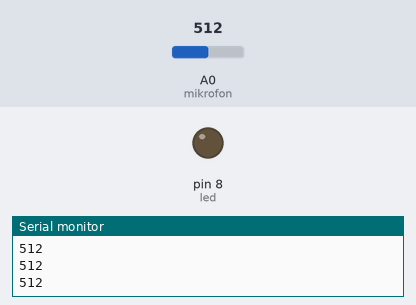
Bench run of a sketch on a simulated Arduino Uno, built with avr-gcc and run on an emulated ATmega328P. Parts: output pins drawn as LEDs (lit = HIGH), the last lines printed to the serial monitor. The inputs (shaded band) are chosen by the test bench; at power-on: A0 (mikrofon) = 512.

Above: at 1.2 s.
1.3 s: A0 (mikrofon) set to 589
2.8 s: A0 (mikrofon) set to 615
At 4.0 s:
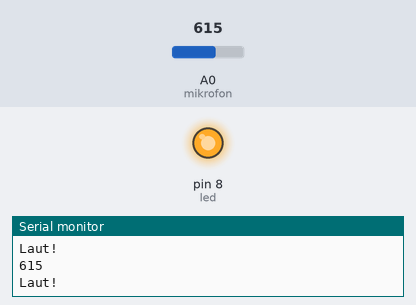
4.3 s: A0 (mikrofon) set to 511
At 5.4 s:
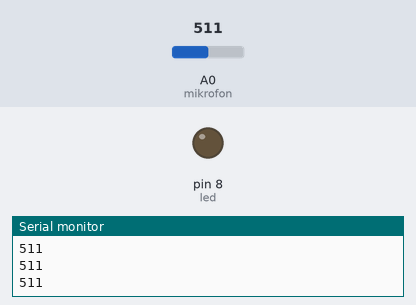
5.8 s: A0 (mikrofon) set to 716
At 6.6 s:
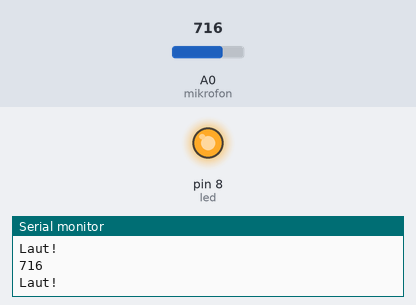
Timing chart, 0 to 8.3 s (numbered marks = the images above; inputs shaded):
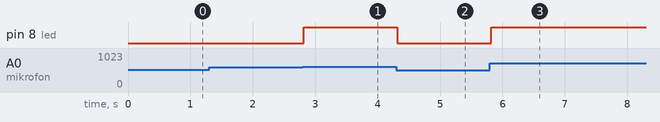

The sketch:

Schallpegelmessung.ino
```cpp
const int mikrofon = A0;
const int grenze = 600;
const int led = 8;
const int dauer = 500;

void setup() {
Serial.begin(9600);
pinMode(led, OUTPUT);
}

void loop() {
int lautstaerke = analogRead(mikrofon);
int wert = lautstaerke;
Serial.println(wert);
if (wert>grenze) {
Serial.println( "Laut!" );
digitalWrite(led, HIGH);
delay(dauer);
}
else
digitalWrite(led, LOW);
}
```

Measured:
- the behaviour switches between 600 and 601 on A0 (mikrofon) (found by bisection; images 0 and 1)
- after the input at 2.8 s, pin 8 (led): LOW → HIGH at once
- after the input at 4.3 s, pin 8 (led): HIGH → LOW at once
- after the input at 5.8 s, pin 8 (led): LOW → HIGH at once
